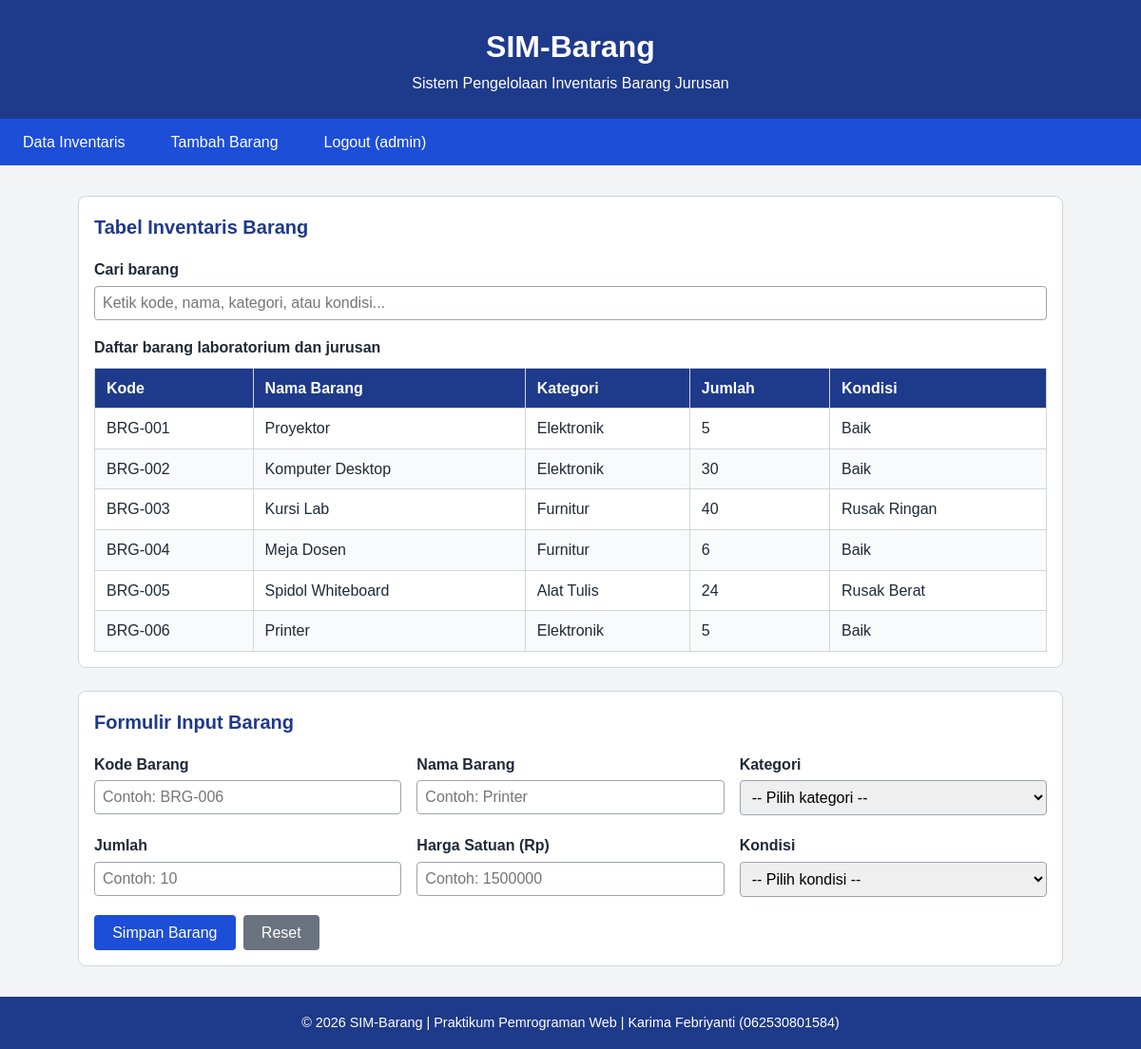
/index.php (signed in), run on the app's committed database.
### tables this page shows
CREATE TABLE `barang` (
  `id` int NOT NULL,
  `kode_barang` varchar(20) NOT NULL,
  `nama_barang` varchar(100) NOT NULL,
  `id_kategori` int NOT NULL,
  `jumlah` int NOT NULL,
  `harga` decimal(12,0) NOT NULL DEFAULT '0',
  `kondisi` varchar(20) NOT NULL
);

CREATE TABLE `kategori` (
  `id` int NOT NULL,
  `nama_kategori` varchar(50) NOT NULL
);

### index.php (the view, shortened to what this page needs)
<?php
require_once "koneksi.php";
$stmt = $pdo->query(
    "SELECT b.kode_barang, b.nama_barang, k.nama_kategori, b.jumlah, b.kondisi
     FROM barang b
     JOIN kategori k ON b.id_kategori = k.id
     ORDER BY b.id ASC"
);
$daftarBarang = $stmt->fetchAll();
?>
<!DOCTYPE html>
<html lang="id">
<head>
  <link rel="stylesheet" href="style.css">
</head>
<body>
  <header>
    <h1>SIM-Barang</h1>
    <p>Sistem Pengelolaan Inventaris Barang Jurusan</p>
  </header>
  <nav>
    <ul>
      <li><a href="#inventaris">Data Inventaris</a></li>
      <li><a href="#form-barang">Tambah Barang</a></li>
      <li><a href="logout.php">Logout (<?= htmlspecialchars($_SESSION["username"]) ?>)</a></li>
    </ul>
  </nav>
  <main>
    <section id="inventaris">
      <h2>Tabel Inventaris Barang</h2>
      <div class="pencarian">
        <label for="cari">Cari barang</label>
        <input type="search" id="cari" placeholder="Ketik kode, nama, kategori, atau kondisi...">
      </div>
      <div class="tabel-wrapper">
        <table>
          <caption>Daftar barang laboratorium dan jurusan</caption>
          <thead>
            <tr>
              <th scope="col">Kode</th>
              <th scope="col">Nama Barang</th>
              <th scope="col">Kategori</th>
              <th scope="col">Jumlah</th>
              <th scope="col">Kondisi</th>
            </tr>
          </thead>
          <tbody>
            <?php foreach ($daftarBarang as $barang): ?>
              <tr>
                <td><?= htmlspecialchars($barang["kode_barang"]) ?></td>
                <td><?= htmlspecialchars($barang["nama_barang"]) ?></td>
                <td><?= htmlspecialchars($barang["nama_kategori"]) ?></td>
                <td><?= (int) $barang["jumlah"] ?></td>
                <td><?= htmlspecialchars($barang["kondisi"]) ?></td>
              </tr>
            <?php endforeach; ?>
          </tbody>
        </table>
      </div>
    </section>
    <section id="form-barang">
      <h2>Formulir Input Barang</h2>
      <form action="simpan.php" method="post">
        <div>
          <label for="kode">Kode Barang</label>
          <input type="text" id="kode" name="kode" placeholder="Contoh: BRG-006" required>
        </div>
        <div>
          <label for="nama">Nama Barang</label>
          <input type="text" id="nama" name="nama" placeholder="Contoh: Printer" required>
        </div>
        <div>
          <label for="kategori">Kategori</label>
          <select id="kategori" name="kategori" required>
            <option value="">-- Pilih kategori --</option>
          </select>
        </div>
        <div>
          <label for="jumlah">Jumlah</label>
          <input type="number" id="jumlah" name="jumlah" placeholder="Contoh: 10" required>
        </div>
        <div>
          <label for="harga">Harga Satuan (Rp)</label>
          <input type="number" id="harga" name="harga" min="0" placeholder="Contoh: 1500000" required>
        </div>
        <div>
          <label for="kondisi">Kondisi</label>
          <select id="kondisi" name="kondisi" required>
            <option value="">-- Pilih kondisi --</option>
          </select>
        </div>
        <div class="aksi">
          <button type="submit">Simpan Barang</button>
          <button type="reset">Reset</button>
        </div>
      </form>
    </section>
  </main>
  <footer>
    <p>&copy; 2026 SIM-Barang | Praktikum Pemrograman Web | Karima Febriyanti (062530801584)</p>
  </footer>
</body>
</html>

### style.css (style rules this page uses)
* { margin: 0; padding: 0; box-sizing: border-box; }
body { font-family: Arial, Helvetica, sans-serif; line-height: 1.6; background-color: #f3f4f6; color: #1f2937; }
header { background-color: #1e3a8a; color: #ffffff; padding: 1.5rem 1rem; text-align: center; }
header h1 { font-size: 1.6rem; }
nav { background-color: #1d4ed8; }
nav ul { display: flex; flex-direction: column; list-style: none; }
nav a { display: block; padding: 0.75rem 1rem; color: #ffffff; text-decoration: none; text-align: center; border-bottom: 1px solid rgba(255, 255, 255, 0.25); }
main { display: grid; grid-template-columns: minmax(0, 1fr); gap: 1.5rem; padding: 1rem; }
section { background-color: #ffffff; border: 1px solid #d1d5db; border-radius: 8px; padding: 1rem; }
section h2 { margin-bottom: 1rem; font-size: 1.25rem; color: #1e3a8a; }
.tabel-wrapper { overflow-x: auto; }
table { width: 100%; min-width: 480px; border-collapse: collapse; }
caption { text-align: left; font-weight: bold; margin-bottom: 0.5rem; }
th, td { border: 1px solid #d1d5db; padding: 0.5rem 0.75rem; text-align: left; }
thead { background-color: #1e3a8a; color: #ffffff; }
tbody tr:nth-child(even) { background-color: #f9fafb; }
form { display: grid; grid-template-columns: minmax(0, 1fr); gap: 1rem; }
form div { display: flex; flex-direction: column; gap: 0.25rem; }
label { font-weight: bold; }
input, select { width: 100%; padding: 0.5rem; border: 1px solid #9ca3af; border-radius: 4px; font-size: 1rem; }
form .aksi { flex-direction: row; gap: 0.5rem; }
button { padding: 0.6rem 1.2rem; border: none; border-radius: 4px; font-size: 1rem; cursor: pointer; background-color: #1d4ed8; color: #ffffff; }
button[type="reset"] { background-color: #6b7280; }
footer { background-color: #1e3a8a; color: #ffffff; text-align: center; padding: 1rem; font-size: 0.9rem; }
@media (min-width: 600px) { nav ul { flex-direction: row; } }
@media (min-width: 600px) { nav a { border-bottom: none; padding: 0.75rem 1.5rem; } }
@media (min-width: 600px) { main { padding: 1.5rem; } }
@media (min-width: 600px) { form { grid-template-columns: repeat(2, minmax(0, 1fr)); } }
@media (min-width: 600px) { form .aksi { grid-column: 1 / -1; } }
@media (min-width: 1025px) { header h1 { font-size: 2rem; } }
@media (min-width: 1025px) { main { max-width: 1100px; margin: 0 auto; padding: 2rem; } }
@media (min-width: 1025px) { form { grid-template-columns: repeat(3, minmax(0, 1fr)); } }
.pencarian { display: flex; flex-direction: column; gap: 0.25rem; margin-bottom: 1rem; }

### data on the page
barang: kode_barang "BRG-001", nama_barang "Proyektor", id_kategori.nama_kategori "Elektronik", jumlah "5", kondisi "Baik"
barang: kode_barang "BRG-002", nama_barang "Komputer Desktop", id_kategori.nama_kategori "Elektronik", jumlah "30", kondisi "Baik"
barang: kode_barang "BRG-003", nama_barang "Kursi Lab", id_kategori.nama_kategori "Furnitur", jumlah "40", kondisi "Rusak Ringan"
barang: kode_barang "BRG-004", nama_barang "Meja Dosen", id_kategori.nama_kategori "Furnitur", jumlah "6", kondisi "Baik"
barang: kode_barang "BRG-005", nama_barang "Spidol Whiteboard", id_kategori.nama_kategori "Alat Tulis", jumlah "24", kondisi "Rusak Berat"
barang: kode_barang "BRG-006", nama_barang "Printer", id_kategori.nama_kategori "Elektronik", jumlah "5", kondisi "Baik"

### other printed values
$_SESSION["username"] "admin"
